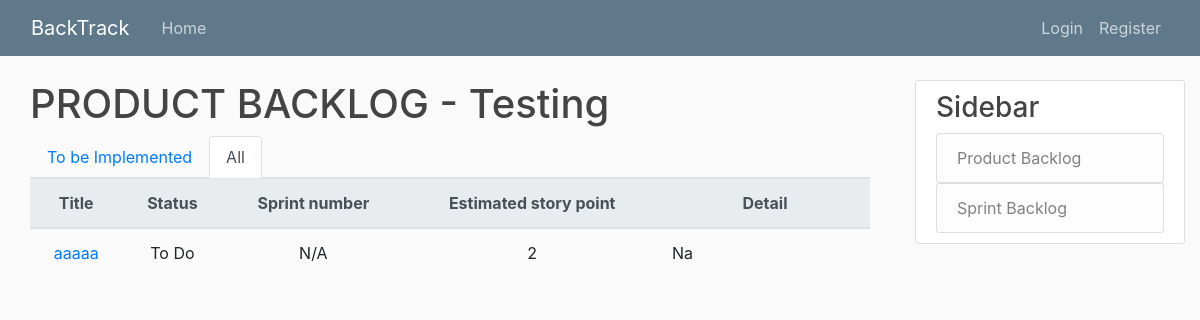
The app's page /testing/all/, older data.
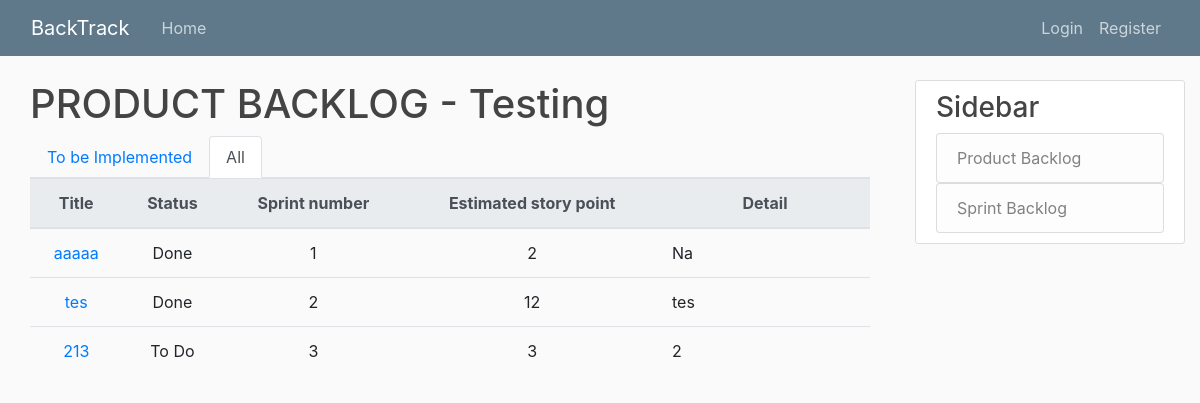
The same page, newer data.
### project/models.py (models this page shows, shortened)
class Project(models.Model):
	title = models.CharField(max_length=20, unique=True)
	details = models.TextField()
	slug = models.SlugField(unique=True, default="")

### productBacklog/models.py (models this page shows, shortened)
class PBI(models.Model):
	priority = models.IntegerField()
	title = models.CharField(max_length=20)
	status_choice = [
		('To Do', 'To Do'),
		('Doing', 'Doing'),
		('Done', 'Done'),
		('Unfinished', 'Unfinished')
	]
	status = models.CharField(
		max_length = 20,
		choices = status_choice,
		default = 'To Do',
	)
	ESP = models.IntegerField("estimated story point")
	details = models.TextField()
	project = models.ForeignKey(Project, on_delete=models.CASCADE, blank=True, null=True, default=None)
	sprint = models.ManyToManyField(Sprint) # , blank=True, null=True, default=None)
	def save(self, *args, **kwargs):
		super().save(*args, **kwargs)

### productBacklog/views.py (the view)
# urls.py: path('all/', AllPBListView.as_view(), name='productBacklog-all'),
class AllPBListView(ListView):
	model = PBI
	template_name = 'productBacklog/home_2.html'
	def dispatch(self, request, *args, **kwargs):
		self.project = get_object_or_404(Project, slug=kwargs['project'])
		return super().dispatch(request, *args, **kwargs)
	def get_context_data(self, **kwargs):
		context = super().get_context_data(**kwargs)
		context['project'] = self.project
		PBIs = []
		done = PBI.objects.filter(Q(project=self.project), Q(status="Done"))
		queryset = PBI.objects.filter(Q(project=self.project), Q(status="Doing") | Q(status="To Do") | Q(status="Unfinished")).order_by('priority')
		for pbi in list(done) + list(queryset):
			n = ''
			for i in pbi.sprint.all():
				n += i.title[-1]
				n += ", "
			if n == "":
				n = "N/A.."
			tmp = {"pbi": pbi,
				   "sprint_number": n[:-2]
				   }
			PBIs.append(tmp)
		context['PBIs'] = PBIs
		return context
	def get_queryset(self):
		index = 1
		queryset = PBI.objects.filter(Q(project=self.project), Q(status="Doing") | Q(status="To Do") | Q(status="Unfinished")).order_by('priority')
		for obj in queryset:
			obj.priority = index
			index = index + 1
			obj.save()
		return queryset

### templates/productBacklog/home_2.html (shortened to what this page needs)
{% extends "base.html" %}
{% block content %}
	<div class="col">
	<h1>PRODUCT BACKLOG - {{ project.title }}</h1>
	<ul class="nav nav-tabs" align="right">
		<li class="nav-item">
				<a class="nav-link" href="{% url 'productBacklog-home' project.slug %}">To be Implemented</a>
		</li>
		<li class="nav-item">
			<a class="nav-link active" href="">All</a>
		</li>
	</ul>
	<table class="table table-hover" >
		<thead class="thead-light">
			<tr>
	    		<th>Title</th>
	    		<th>Status</th>
	    		<th>Sprint number</th>
	    		<th>Estimated story point</th>
	    		<th>Detail</th>
	    	</tr>
    	</thead>
    	<tbody>
			{% for i in PBIs %}
			<tr>
				<td><a class="pbi-title" data-toggle="tooltip" data-placement="top" title="edit/delete" href="{% url 'productBacklog-detail' project.slug i.pbi.pk%}">{{ i.pbi.title }}</a></td>
				<td>{{ i.pbi.status }}</td>
				<td>{{ i.sprint_number }}</td>
				<td>{{ i.pbi.ESP }}</td>
				<td width="25%"; style="text-align: justify;">{{ i.pbi.details }}
			</tr>
			{% endfor %}
		</tbody>
	</table>
</div>
{% endblock content %}

### templates/base.html (shortened to what this page needs)
{% load static %}
<!DOCTYPE html>
<html>
<head>
	<link rel="stylesheet" href="https://stackpath.bootstrapcdn.com/bootstrap/4.3.1/css/bootstrap.min.css">
    <link rel="stylesheet" type="text/css" href="{% static 'PBI/main.css' %}">
</head>
<body>
	<header class="site-header">
	  <nav class="navbar navbar-expand-md navbar-dark bg-steel fixed-top">
	    <div class="container-fluid">
	      <a class="navbar-brand mr-4" href="{% url 'project-home'%}">BackTrack</a>
	      <div class="collapse navbar-collapse" id="navbarToggle">
	        <div class="navbar-nav mr-auto">
	          <a class="nav-item nav-link" href="{% url 'project-home'%}">Home</a>
	        </div>
	        <div class="navbar-nav">
	          {% if user.is_authenticated%}
	           		<a class="nav-item nav-link" href="{% url 'profile'%}">Profile</a>
	          		<a class="nav-item nav-link" href="{% url 'logout'%}">Logout</a>
	          {% else %}
	          		<a class="nav-item nav-link" href="{% url 'login'%}">Login</a>
	          		<a class="nav-item nav-link" href="{% url 'register'%}">Register</a>
	          {% endif %}
	        </div>
	      </div>
	    </div>
	  </nav>
	</header>
	<main role="main" class="container-fluid">
	  <div class="row">
	    <div class="col-md-9">
	      {% block content %}{% endblock %}
	    </div>
	    <div class="col-md-3">
	      <div class="content-section">
	        <h3>Sidebar</h3>
	          <ul class="list-group">
	            <a href="{% url 'productBacklog-home' project.slug %}">
	            	<li class="list-group-item list-group-item-light">Product Backlog</li>
	            </a>
	            <a href="{% url 'no-sprint' project.slug %}">
	            	<li class="list-group-item list-group-item-light">Sprint Backlog</li>
	            </a>
	          </ul>
	      </div>
	    </div>
	  </div>
	</main>
</body>
</html>

### productBacklog/static/PBI/main.css (style rules this page uses)
body { background: #fafafa; color: #333333; margin-top: 5rem; }
h1, h2, h3, h4, h5, h6 { color: #444444; }
ul { margin: 0; }
.bg-steel { background-color: #5f788a; }
.site-header .navbar-nav .nav-link { color: #cbd5db; }
.content-section { background: #ffffff; padding: 10px 20px; border: 1px solid #dddddd; border-radius: 3px; margin-bottom: 20px; }

### templates/productBacklog/home_2.html (style rules this page uses)
td, th { text-align: center; }

Row changes from the older to the newer data that the page shows:
changed PBI "aaaaa": pbi.status "To Do" → "Done"; sprint_number "N/A" → "1"
added PBI: pbi "tes", pbi.status "Done", sprint_number "2", pbi.ESP "12", pbi.details "tes"
added PBI: pbi "213", pbi.status "To Do", sprint_number "3", pbi.ESP "3", pbi.details "2"
